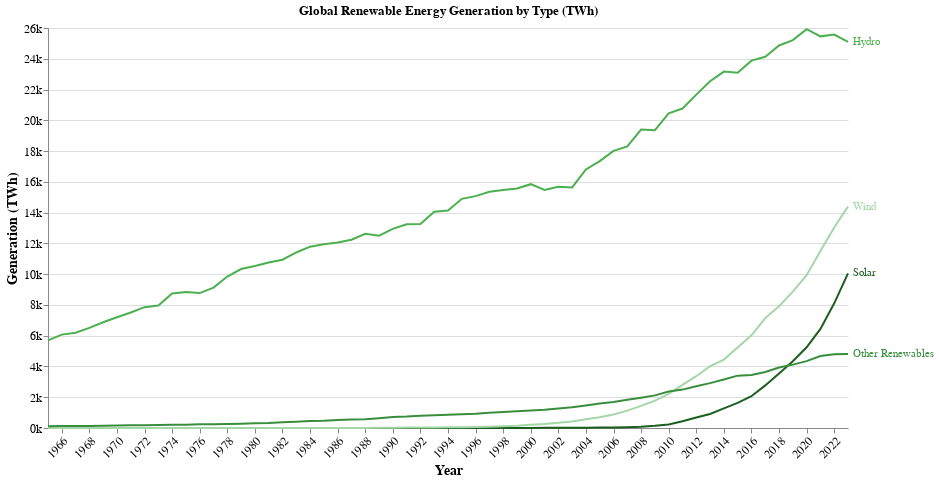

Notebook cell for this chart:
### Markdown cell above
## Chart 6(Trends,Lines): Global Renewable Energy Generation by Type (TWh)

data: https://ourworldindata.org/grapher/investment-in-renewable-energy-by-technology

### Code cell
def load_and_prepare_data(filepath):
    # Load the data
    data = pd.read_csv(filepath)
    
    # Filter relevant columns and group by year and energy type
    data_filtered = data[['Year', 'Solar generation - TWh', 'Wind generation - TWh', 
                          'Hydro generation - TWh', 
                          'Other renewables (including geothermal and biomass) electricity generation - TWh']]
    
    # Grouping all energy generation types for the world as a whole
    data_grouped = data_filtered.groupby('Year').sum().reset_index()

    # Unpivot data to have 'energy_type' and 'generation' columns
    melted_data = pd.melt(data_grouped, id_vars=['Year'], 
                          value_vars=['Solar generation - TWh', 'Wind generation - TWh', 
                                      'Hydro generation - TWh', 
                                      'Other renewables (including geothermal and biomass) electricity generation - TWh'],
                          var_name='energy_type', value_name='generation')
    
    # Replace long names with more readable ones
    melted_data['energy_type'] = melted_data['energy_type'].replace({
        'Solar generation - TWh': 'Solar',
        'Wind generation - TWh': 'Wind',
        'Hydro generation - TWh': 'Hydro',
        'Other renewables (including geothermal and biomass) electricity generation - TWh': 'Other Renewables'
    })
    
    return melted_data

def create_trend_chart(data_long):
    # Convert the 'Year' column to a string (nominal)
    data_long['Year'] = data_long['Year'].astype(str)

    # Green scheme for the energy types
    color_scheme = ['#4CAF50', '#388E3C', '#1B5E20', '#A5D6A7']  

    # Create the line chart
    line_chart = alt.Chart(data_long).mark_line().encode(
        x=alt.X('Year:T', title='Year', axis=alt.Axis(labelAngle=-45, grid=False)),  
        y=alt.Y('generation:Q', title='Generation (TWh)',
                axis=alt.Axis(format='~s', titleFontSize=14, labelFontSize=12, grid=True)),  
        color=alt.Color('energy_type:N', scale=alt.Scale(range=color_scheme), legend=None)
    ).properties(
        width=800,
        height=400,
        title='Global Renewable Energy Generation by Type (TWh)'
    )

    # Create labels at the end of each line
    labels = alt.Chart(data_long).mark_text(align='left', dx=5).encode(
        x=alt.X('Year:T', aggregate='max'),  # Position at the last year
        y=alt.Y('generation:Q', aggregate={'argmax': 'Year'}),  # Get the emission value for the last year
        text=alt.Text('energy_type:N'),
        color=alt.Color('energy_type:N', scale=alt.Scale(range=color_scheme))  # Match colors with lines
    )

    # Combine the line chart and labels
    final_chart = (line_chart + labels).configure_axis(
        labelFontSize=12,
        titleFontSize=14
    ).configure_view(
        stroke=None  # Remove outer border
    )

    # Save the chart as an image
    final_chart.save('images/global_renewable_energy_trend.png')

    return final_chart

# Save and Display
data_path = 'data/renewable-energy-gen.csv'
clean_data = load_and_prepare_data(data_path)
trend_chart = create_trend_chart(clean_data)

trend_chart.display()

### Figure 1 — Vega-Lite specification as saved in the notebook (floating-point values rounded to 4 significant figures; data arrays with more than 128 entries replaced by an {"elided": "..."} marker saying what was removed)
{"config": {"view": {"continuousWidth": 300, "continuousHeight": 300, "stroke": null}, "axis": {"labelFontSize": 12, "titleFontSize": 14}}, "layer": [{"mark": {"type": "line"}, "encoding": {"color": {"field": "energy_type", "legend": null, "scale": {"range": ["#4CAF50", "#388E3C", "#1B5E20", "#A5D6A7"]}, "type": "nominal"}, "x": {"axis": {"grid": false, "labelAngle": -45}, "field": "Year", "title": "Year", "type": "temporal"}, "y": {"axis": {"format": "~s", "grid": true, "labelFontSize": 12, "titleFontSize": 14}, "field": "generation", "title": "Generation (TWh)", "type": "quantitative"}}, "title": "Global Renewable Energy Generation by Type (TWh)"}, {"mark": {"type": "text", "align": "left", "dx": 5}, "encoding": {"color": {"field": "energy_type", "scale": {"range": ["#4CAF50", "#388E3C", "#1B5E20", "#A5D6A7"]}, "type": "nominal"}, "text": {"field": "energy_type", "type": "nominal"}, "x": {"aggregate": "max", "field": "Year", "type": "temporal"}, "y": {"aggregate": {"argmax": "Year"}, "field": "generation", "type": "quantitative"}}}], "data": {"name": "data-74206df8d6e8eead901c64bf60ca7b2e"}, "height": 400, "width": 800, "$schema": "https://vega.github.io/schema/vega-lite/v5.20.1.json", "datasets": {"data-74206df8d6e8eead901c64bf60ca7b2e": {"elided": "236 records"}}}
